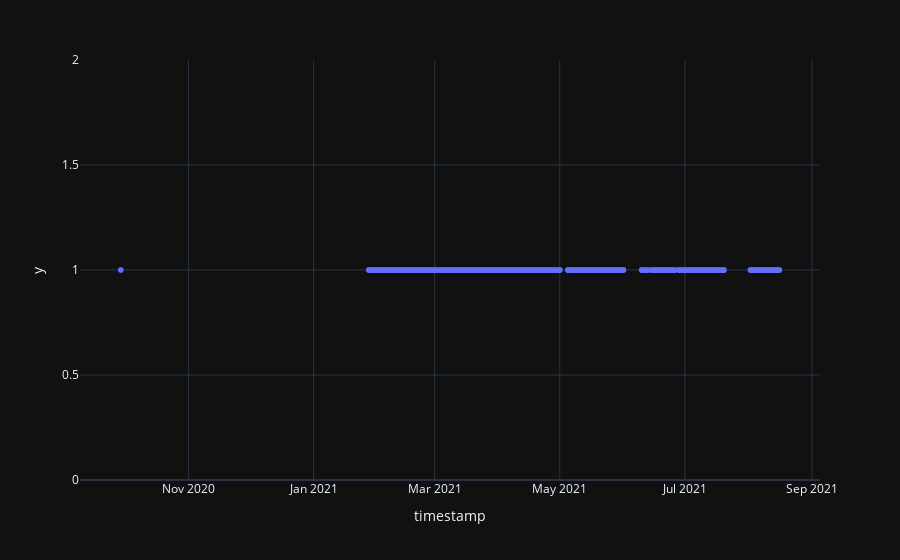

Notebook code cell kept with this figure:
### Code cell
reddit_data['timestamp'] = pd.to_datetime(reddit_data['timestamp']).apply(lambda timestamp: timestamp.date())

dates = px.scatter(reddit_data, x = 'timestamp', y = [1] * reddit_data.shape[0])
dates.update_layout(template="plotly_dark")
dates.show()

### Figure 1 — Plotly figure (JSON) as saved in the notebook; plotly's stock layout.template omitted (floating-point values rounded to 4 significant figures; data arrays with more than 128 entries replaced by an {"elided": "..."} marker saying what was removed)
{"data": [{"hovertemplate": "timestamp=%{x}<br>y=%{y}<extra></extra>", "legendgroup": "", "marker": {"color": "#636efa", "symbol": "circle"}, "mode": "markers", "name": "", "showlegend": false, "type": "scattergl", "x": {"elided": "53187 str values"}, "xaxis": "x", "y": {"elided": "53187 int values"}, "yaxis": "y"}], "layout": {"legend": {"tracegroupgap": 0}, "margin": {"t": 60}, "xaxis": {"anchor": "y", "domain": [0, 1], "title": {"text": "timestamp"}}, "yaxis": {"anchor": "x", "domain": [0, 1], "title": {"text": "y"}}}}
